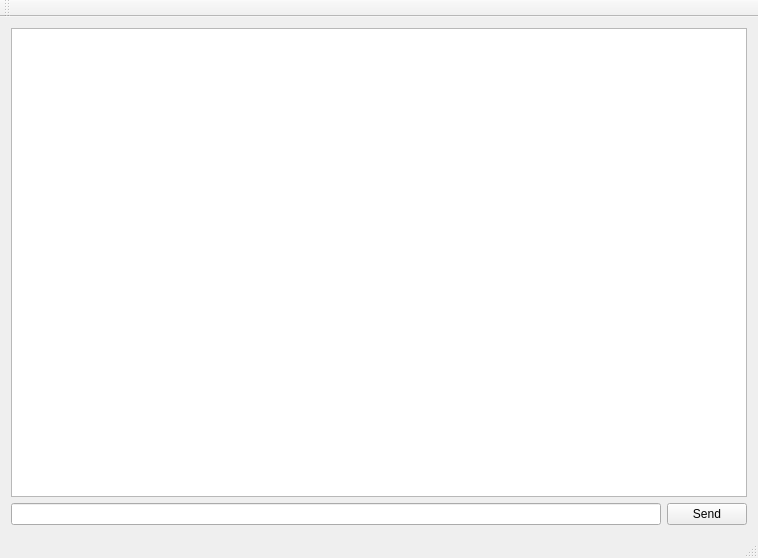
<?xml version="1.0" encoding="UTF-8"?>
<ui version="4.0">
 <class>MainWindow</class>
 <widget class="QMainWindow" name="MainWindow">
  <property name="geometry">
   <rect>
    <x>0</x>
    <y>0</y>
    <width>758</width>
    <height>558</height>
   </rect>
  </property>
  <property name="windowTitle">
   <string>MainWindow</string>
  </property>
  <widget class="QWidget" name="centralWidget">
   <layout class="QVBoxLayout" name="verticalLayout">
    <item>
     <widget class="QListWidget" name="lstChat"/>
    </item>
    <item>
     <layout class="QHBoxLayout" name="horizontalLayout">
      <item>
       <widget class="QLineEdit" name="edtMessage"/>
      </item>
      <item>
       <widget class="QPushButton" name="btnSend">
        <property name="text">
         <string>Send</string>
        </property>
       </widget>
      </item>
     </layout>
    </item>
   </layout>
  </widget>
  <widget class="QMenuBar" name="menuBar">
   <property name="geometry">
    <rect>
     <x>0</x>
     <y>0</y>
     <width>758</width>
     <height>23</height>
    </rect>
   </property>
  </widget>
  <widget class="QToolBar" name="mainToolBar">
   <attribute name="toolBarArea">
    <enum>TopToolBarArea</enum>
   </attribute>
   <attribute name="toolBarBreak">
    <bool>false</bool>
   </attribute>
  </widget>
  <widget class="QStatusBar" name="statusBar"/>
 </widget>
 <layoutdefault spacing="6" margin="11"/>
 <resources/>
 <connections/>
</ui>
